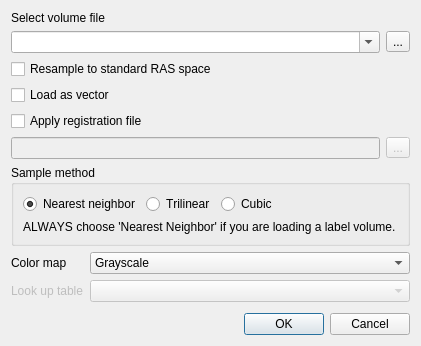
<?xml version="1.0" encoding="UTF-8"?>
<ui version="4.0">
 <class>DialogLoadVolume</class>
 <widget class="QDialog" name="DialogLoadVolume">
  <property name="geometry">
   <rect>
    <x>0</x>
    <y>0</y>
    <width>398</width>
    <height>377</height>
   </rect>
  </property>
  <property name="sizePolicy">
   <sizepolicy hsizetype="Preferred" vsizetype="Preferred">
    <horstretch>0</horstretch>
    <verstretch>0</verstretch>
   </sizepolicy>
  </property>
  <property name="minimumSize">
   <size>
    <width>0</width>
    <height>0</height>
   </size>
  </property>
  <property name="maximumSize">
   <size>
    <width>1000000</width>
    <height>1000000</height>
   </size>
  </property>
  <property name="windowTitle">
   <string>Load Volume</string>
  </property>
  <property name="modal">
   <bool>true</bool>
  </property>
  <layout class="QVBoxLayout" name="verticalLayout">
   <property name="sizeConstraint">
    <enum>QLayout::SetFixedSize</enum>
   </property>
   <item>
    <widget class="QLabel" name="label">
     <property name="text">
      <string>Select volume file</string>
     </property>
    </widget>
   </item>
   <item>
    <layout class="QHBoxLayout" name="horizontalLayout">
     <item>
      <widget class="QComboBox" name="comboBoxFilenames">
       <property name="maximumSize">
        <size>
         <width>400</width>
         <height>16777215</height>
        </size>
       </property>
       <property name="editable">
        <bool>true</bool>
       </property>
      </widget>
     </item>
     <item>
      <widget class="QToolButton" name="toolButtonOpen">
       <property name="sizePolicy">
        <sizepolicy hsizetype="Fixed" vsizetype="Fixed">
         <horstretch>0</horstretch>
         <verstretch>0</verstretch>
        </sizepolicy>
       </property>
       <property name="text">
        <string>...</string>
       </property>
       <property name="icon">
        <iconset resource="freeview.qrc">
         <normaloff>:/resource/icons/file_open_16.png</normaloff>:/resource/icons/file_open_16.png</iconset>
       </property>
      </widget>
     </item>
    </layout>
   </item>
   <item>
    <widget class="QCheckBox" name="checkBoxResampleToRAS">
     <property name="sizePolicy">
      <sizepolicy hsizetype="Preferred" vsizetype="Fixed">
       <horstretch>0</horstretch>
       <verstretch>0</verstretch>
      </sizepolicy>
     </property>
     <property name="text">
      <string>Resample to standard RAS space</string>
     </property>
    </widget>
   </item>
   <item>
    <widget class="QCheckBox" name="checkBoxAsVector">
     <property name="sizePolicy">
      <sizepolicy hsizetype="Preferred" vsizetype="Fixed">
       <horstretch>0</horstretch>
       <verstretch>0</verstretch>
      </sizepolicy>
     </property>
     <property name="text">
      <string>Load as vector</string>
     </property>
    </widget>
   </item>
   <item>
    <widget class="QCheckBox" name="checkBoxRegistration">
     <property name="text">
      <string>Apply registration file</string>
     </property>
    </widget>
   </item>
   <item>
    <layout class="QHBoxLayout" name="horizontalLayout_2">
     <item>
      <widget class="QLineEdit" name="lineEditRegistration">
       <property name="enabled">
        <bool>false</bool>
       </property>
       <property name="minimumSize">
        <size>
         <width>0</width>
         <height>0</height>
        </size>
       </property>
      </widget>
     </item>
     <item>
      <widget class="QToolButton" name="toolButtonOpenRegistration">
       <property name="enabled">
        <bool>false</bool>
       </property>
       <property name="text">
        <string>...</string>
       </property>
       <property name="icon">
        <iconset resource="freeview.qrc">
         <normaloff>:/resource/icons/file_open_16.png</normaloff>:/resource/icons/file_open_16.png</iconset>
       </property>
      </widget>
     </item>
    </layout>
   </item>
   <item>
    <widget class="QGroupBox" name="groupBox">
     <property name="enabled">
      <bool>true</bool>
     </property>
     <property name="font">
      <font>
       <weight>50</weight>
       <bold>false</bold>
       <kerning>false</kerning>
      </font>
     </property>
     <property name="title">
      <string notr="true">Sample method</string>
     </property>
     <property name="flat">
      <bool>false</bool>
     </property>
     <property name="checkable">
      <bool>false</bool>
     </property>
     <layout class="QGridLayout" name="gridLayout">
      <item row="0" column="0">
       <widget class="QRadioButton" name="radioNearest">
        <property name="text">
         <string>Nearest neighbor</string>
        </property>
        <property name="checked">
         <bool>true</bool>
        </property>
       </widget>
      </item>
      <item row="0" column="1">
       <widget class="QRadioButton" name="radioTrilinear">
        <property name="text">
         <string>Trilinear</string>
        </property>
       </widget>
      </item>
      <item row="0" column="3">
       <spacer name="horizontalSpacer">
        <property name="orientation">
         <enum>Qt::Horizontal</enum>
        </property>
        <property name="sizeHint" stdset="0">
         <size>
          <width>115</width>
          <height>17</height>
         </size>
        </property>
       </spacer>
      </item>
      <item row="1" column="0" colspan="4">
       <widget class="QLabel" name="label_2">
        <property name="text">
         <string>ALWAYS choose 'Nearest Neighbor' if you are loading a label volume.</string>
        </property>
        <property name="textFormat">
         <enum>Qt::PlainText</enum>
        </property>
        <property name="alignment">
         <set>Qt::AlignLeading|Qt::AlignLeft|Qt::AlignTop</set>
        </property>
        <property name="wordWrap">
         <bool>true</bool>
        </property>
       </widget>
      </item>
      <item row="0" column="2">
       <widget class="QRadioButton" name="radioCubic">
        <property name="text">
         <string>Cubic</string>
        </property>
       </widget>
      </item>
     </layout>
    </widget>
   </item>
   <item>
    <layout class="QGridLayout" name="gridLayout_2" columnstretch="0,1">
     <item row="0" column="0">
      <widget class="QLabel" name="label_3">
       <property name="text">
        <string>Color map</string>
       </property>
      </widget>
     </item>
     <item row="0" column="1">
      <widget class="QComboBox" name="comboBoxColorMap">
       <item>
        <property name="text">
         <string extracomment="grayscale">Grayscale</string>
        </property>
       </item>
       <item>
        <property name="text">
         <string>Lookup Table</string>
        </property>
       </item>
       <item>
        <property name="text">
         <string>Heat</string>
        </property>
       </item>
       <item>
        <property name="text">
         <string>Jet</string>
        </property>
       </item>
       <item>
        <property name="text">
         <string>GE Color</string>
        </property>
       </item>
       <item>
        <property name="text">
         <string>NIH</string>
        </property>
       </item>
      </widget>
     </item>
     <item row="1" column="0">
      <widget class="QLabel" name="labelLUT">
       <property name="enabled">
        <bool>false</bool>
       </property>
       <property name="text">
        <string>Look up table</string>
       </property>
      </widget>
     </item>
     <item row="1" column="1">
      <widget class="QComboBox" name="comboBoxLUT">
       <property name="enabled">
        <bool>false</bool>
       </property>
       <property name="maximumSize">
        <size>
         <width>16777215</width>
         <height>16777215</height>
        </size>
       </property>
      </widget>
     </item>
    </layout>
   </item>
   <item>
    <spacer name="verticalSpacer">
     <property name="orientation">
      <enum>Qt::Vertical</enum>
     </property>
     <property name="sizeHint" stdset="0">
      <size>
       <width>0</width>
       <height>5</height>
      </size>
     </property>
    </spacer>
   </item>
   <item>
    <widget class="QDialogButtonBox" name="buttonBox">
     <property name="orientation">
      <enum>Qt::Horizontal</enum>
     </property>
     <property name="standardButtons">
      <set>QDialogButtonBox::Cancel|QDialogButtonBox::Ok</set>
     </property>
    </widget>
   </item>
  </layout>
 </widget>
 <resources>
  <include location="freeview.qrc"/>
 </resources>
 <connections>
  <connection>
   <sender>buttonBox</sender>
   <signal>rejected()</signal>
   <receiver>DialogLoadVolume</receiver>
   <slot>reject()</slot>
   <hints>
    <hint type="sourcelabel">
     <x>315</x>
     <y>385</y>
    </hint>
    <hint type="destinationlabel">
     <x>286</x>
     <y>274</y>
    </hint>
   </hints>
  </connection>
  <connection>
   <sender>checkBoxRegistration</sender>
   <signal>toggled(bool)</signal>
   <receiver>lineEditRegistration</receiver>
   <slot>setEnabled(bool)</slot>
   <hints>
    <hint type="sourcelabel">
     <x>130</x>
     <y>105</y>
    </hint>
    <hint type="destinationlabel">
     <x>128</x>
     <y>130</y>
    </hint>
   </hints>
  </connection>
  <connection>
   <sender>checkBoxRegistration</sender>
   <signal>toggled(bool)</signal>
   <receiver>toolButtonOpenRegistration</receiver>
   <slot>setEnabled(bool)</slot>
   <hints>
    <hint type="sourcelabel">
     <x>170</x>
     <y>119</y>
    </hint>
    <hint type="destinationlabel">
     <x>315</x>
     <y>157</y>
    </hint>
   </hints>
  </connection>
  <connection>
   <sender>toolButtonOpen</sender>
   <signal>clicked()</signal>
   <receiver>DialogLoadVolume</receiver>
   <slot>OnOpen()</slot>
   <hints>
    <hint type="sourcelabel">
     <x>315</x>
     <y>63</y>
    </hint>
    <hint type="destinationlabel">
     <x>321</x>
     <y>1</y>
    </hint>
   </hints>
  </connection>
  <connection>
   <sender>toolButtonOpenRegistration</sender>
   <signal>clicked()</signal>
   <receiver>DialogLoadVolume</receiver>
   <slot>OnOpenRegistration()</slot>
   <hints>
    <hint type="sourcelabel">
     <x>315</x>
     <y>157</y>
    </hint>
    <hint type="destinationlabel">
     <x>324</x>
     <y>71</y>
    </hint>
   </hints>
  </connection>
  <connection>
   <sender>comboBoxColorMap</sender>
   <signal>currentIndexChanged(int)</signal>
   <receiver>DialogLoadVolume</receiver>
   <slot>OnColorMap(int)</slot>
   <hints>
    <hint type="sourcelabel">
     <x>314</x>
     <y>294</y>
    </hint>
    <hint type="destinationlabel">
     <x>171</x>
     <y>329</y>
    </hint>
   </hints>
  </connection>
  <connection>
   <sender>comboBoxLUT</sender>
   <signal>currentIndexChanged(int)</signal>
   <receiver>DialogLoadVolume</receiver>
   <slot>OnLUT(int)</slot>
   <hints>
    <hint type="sourcelabel">
     <x>314</x>
     <y>327</y>
    </hint>
    <hint type="destinationlabel">
     <x>324</x>
     <y>333</y>
    </hint>
   </hints>
  </connection>
  <connection>
   <sender>buttonBox</sender>
   <signal>accepted()</signal>
   <receiver>DialogLoadVolume</receiver>
   <slot>OnOK()</slot>
   <hints>
    <hint type="sourcelabel">
     <x>315</x>
     <y>385</y>
    </hint>
    <hint type="destinationlabel">
     <x>236</x>
     <y>335</y>
    </hint>
   </hints>
  </connection>
 </connections>
 <slots>
  <slot>OnOpen()</slot>
  <slot>OnOpenRegistration()</slot>
  <slot>OnColorMap(int)</slot>
  <slot>OnLUT(int)</slot>
  <slot>OnOK()</slot>
 </slots>
</ui>
